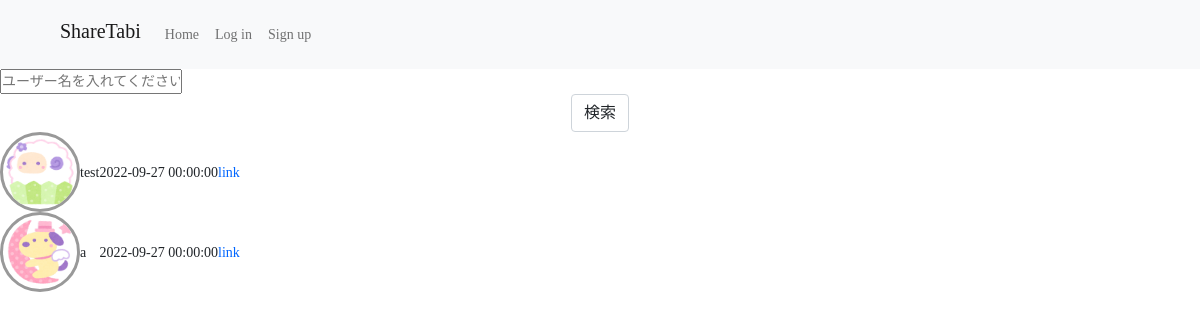
/users, run on an earlier commit of the app's database.
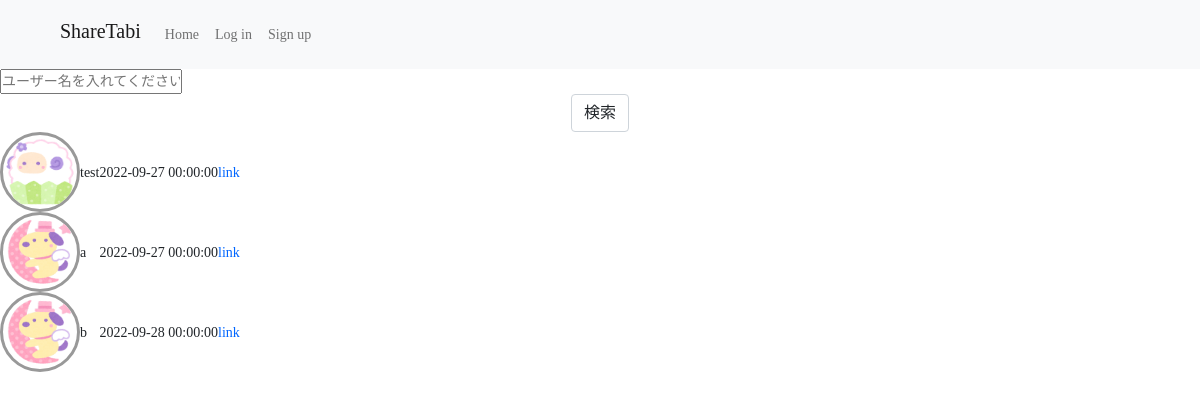
And on a later commit of the database.
### app.py (models this page shows)
class User(UserMixin, db.Model):
    id = db.Column(db.Integer, primary_key=True)
    name = db.Column(db.String(15), nullable=False, unique=True)
    password = db.Column(db.String(100), nullable=False)
    email = db.Column(db.String(25), nullable=False, unique=True)
    icon = db.Column(db.Integer, nullable=False)
    created_at = db.Column(db.DateTime, nullable=False, default=datetime.date.today())
    travels = db.relationship('Travel', backref='user', lazy=True)
    comments = db.relationship('Comment', backref='user', lazy=True)
    favorites = db.relationship('Favorite', backref='user', lazy=True)

### app.py (the view)
@login_required
@app.route("/users", methods=["GET", "POST"])
def users():
    users = User.query.all()
    if (request.method == "GET"):
        search = ""
    else: # request.method == "POST"
        search = request.form["search"]
    return render_template("users.html", users=users, search=search)

### templates/users.html (shortened to what this page needs)
{% extends "layout.html" %}
{% block main %}
    <form action="/users" method="post">
        <input type="text" name="search" placeholder="ユーザー名を入れてください">
        <button class="form-control mx-auto w-auto" type="submit">検索</button>
    </form>
    <table>
        <tbody>
            {% for user in users %}
                {% if search == "" or search in user.name %}
                    <tr>
                        <td><img src="../static/images/icon/{{ user.icon }}.png" class="icon"></td>
                        <td>{{ user.name }}</td>
                        <td>{{ user.created_at}}</td>
                        <td><a href="/users/{{ user.id }}">link</a></td>
                    </tr>
                {% endif %}
            {% endfor %}
        </tbody>
    </table>
{% endblock %}

### templates/layout.html (shortened to what this page needs)
<!DOCTYPE html>
<html lang="en">
    <head>
        <link href="https://cdn.jsdelivr.net/npm/bootstrap@5.1.3/dist/css/bootstrap.min.css" rel="stylesheet">
        <link rel="stylesheet" href="https://use.fontawesome.com/releases/v5.15.4/css/all.css">
        <link href="/static/stylesheet/styles.css" rel="stylesheet">
        <link href="/static/stylesheet/standard.css" rel="stylesheet">
    </head>
    <body>
        <header>
            <nav class="nav-bar navbar-expand-md navbar-light bg-light py-3 px-5">
                <div class="container-fluid">
                    <div class="collapse navbar-collapse" id="navbarSupportedContent">
                        <ul class="navbar-nav">
                            <li class="nav-item"><a class ="navbar-brand" href="/">ShareTabi</a></li>
                            <li class="nav-item"><a class ="nav-link" href="/">Home</a></li>
                            <li class="nav-item"><a class ="nav-link" href="/login">Log in</a></li>
                            <li class="nav-item"><a class ="nav-link" href="/register">Sign up</a></li>
                        </ul>
                    </div>
                </div>
            </nav>
        </header>
        <main>
            {% block main %}{% endblock %}
        </main>
    </body>
</html>

### static/stylesheet/styles.css (style rules this page uses)
img { max-width: 100%; height: auto; }
@media only screen and (min-width: 800px) { body { font-size:14px; } }
.icon { border-radius: 50%; width: 80px; height: 80px; border: 3px solid #999; }

### static/stylesheet/standard.css (style rules this page uses)
* { padding: 0; margin: 0; box-sizing: border-box; }
ul { list-style:none; }
table { border-collapse:collapse;border-spacing:0; }
img,abbr,acronym,fieldset { border:0; }
body { font-family: 'Caveat', cursive; font-weight: 300; -webkit-text-size-adjust:100%; overflow-x: hidden; }
a { color: #0066ff; text-decoration: none; }

What changed in the data, as far as the page shows it:
added User: name "b", created_at "2022-09-28 00:00:00"
